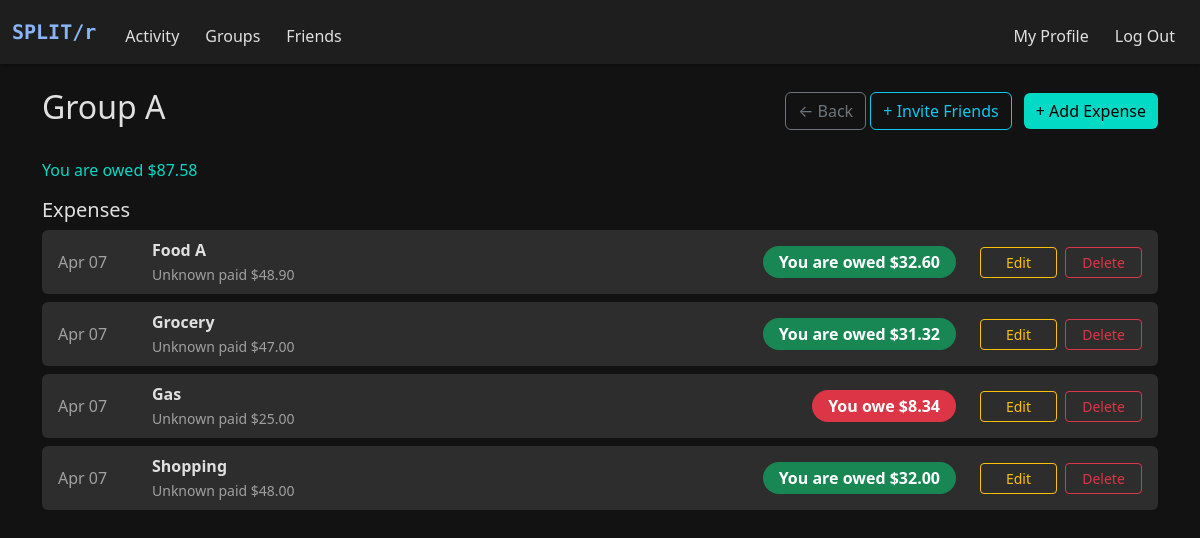
The page /group/3 (signed in) on the database its author committed.
### models.py (models this page shows, shortened)
class Group(db.Model):
    __tablename__ = "groups"
    id = db.Column(db.Integer, primary_key=True)
    name = db.Column(db.String(100), nullable=True)
    is_friend_group = db.Column(db.Boolean, default=False)
    users = db.relationship(
        "User", secondary="group_members", backref="groups")
    expenses = db.relationship("Expense", backref="group", lazy=True)
    def user_is_member(self, user_id):
        return any(user.id == user_id for user in self.users)
    def get_group_expenses(self):
        return (
            Expense.query.filter_by(group_id=self.id)
            .order_by(Expense.timestamp.desc())
            .all()
        )
    def get_user_balance(self, user_id):
        balance = 0.0
        for expense in self.expenses:
            for split in expense.splits:
                if split.user_id == user_id:
                    balance -= split.amount
            if expense.paid_by_id == user_id:
                balance += expense.amount
        return balance

class Expense(db.Model):
    __tablename__ = "expenses"
    id = db.Column(db.Integer, primary_key=True)
    description = db.Column(db.String(120))
    amount = db.Column(db.Float)
    paid_by_id = db.Column(db.Integer, db.ForeignKey("users.id"))
    group_id = db.Column(db.Integer, db.ForeignKey("groups.id"), nullable=True)
    timestamp = db.Column(db.DateTime, default=datetime.now)
    splits = db.relationship("ExpenseSplit", backref="expense", lazy=True)

class ExpenseSplit(db.Model):
    __tablename__ = "expense_split"
    id = db.Column(db.Integer, primary_key=True)
    expense_id = db.Column(db.Integer, db.ForeignKey("expenses.id"))
    user_id = db.Column(db.Integer, db.ForeignKey("users.id"))
    amount = db.Column(db.Float)

### app.py (the view)
@app.route('/group/<int:group_id>')
@login_required
def group_page(group_id):
    group = Group.query.get_or_404(group_id)
    current_user_id = session.get("user_id")
    if not group.user_is_member(current_user_id):
        flash("You do not have access to this group.", "danger")
        return redirect("/groups")
    expenses = group.get_group_expenses()
    balance = group.get_user_balance(current_user_id)
    return render_template(
        "group.html", group=group, expenses=expenses, balance=balance)

### helper.py (called while the page is built)
def login_required(f):
    @wraps(f)
    def decorated_function(*args, **kwargs):
        if "user_id" not in session:
            flash("You must be logged in to view this page.", "danger")
            return redirect("/login")
        return f(*args, **kwargs)
    return decorated_function

def currency(amount, currency_code=None):
    symbols = {
        "USD": "$",
        "EUR": "€",
        "INR": "₹",
        "GBP": "£",
        "JPY": "¥",
    }
    currency_code = (currency_code or
                     current_app.config.get("DEFAULT_CURRENCY", "USD")).upper()
    symbol = symbols.get(currency_code, "")
    return f"{symbol}{amount:,.2f}"

### templates/group.html (shortened to what this page needs)
{% extends "layout.html" %}
{% block main %}
<div class="container py-4">
    <div class="d-flex justify-content-between align-items-center mb-4">
        <h2>{{ group.name }}</h2>
        <div>
            <a href="/groups" class="btn btn-outline-secondary">← Back</a>
            <a href="{{ url_for('invite_friends', group_id=group.id) }}" class="btn btn-outline-info me-2">+ Invite Friends</a>
            <a href="{{ url_for('add_group_expense', group_id=group.id) }}" class="btn btn-success">+ Add Expense</a>
        </div>
    </div>
    {% if balance < 0 %}
        <p class="text-danger-custom">You owe {{ currency(-balance) }}</p>
    {% elif balance > 0 %}
        <p class="text-success-custom">You are owed {{ currency(balance) }}</p>
    {% else %}
        <p class="text-secondary-custom">All settled up in this group!</p>
    {% endif %}
    {% include "expense_list.html" %}
</div>
{% endblock %}

### templates/expense_list.html
<h5>Expenses</h5>
{% if expenses %}
    <ul class="list-unstyled">
        {% for expense in expenses %}
            {% set is_payer = expense.paid_by_id == session["user_id"] %}
            {% set user_split = expense.splits | selectattr("user_id", "equalto", session["user_id"]) | list %}
            {% set you_owe = user_split[0].amount if user_split else 0 %}
            {% set payer_name = expense.paid_by.name if expense.paid_by else "Unknown" %}
            <li class="mb-2 px-3 py-2 rounded" style="background-color: var(--dark-tertiary);">
                <div class="d-flex align-items-center justify-content-between flex-wrap gap-2">
                    <div class="text-muted-custom me-3" style="min-width: 70px; white-space: nowrap;">
                        {{ expense.timestamp.strftime('%b %d') }}
                    </div>
                    <div class="flex-grow-1 me-3">
                        <strong>{{ expense.description }}</strong><br>
                        <small class="text-muted-custom">{{ payer_name }} paid {{ currency(expense.amount) }}</small>
                    </div>
                    <div class="text-center me-3" style="white-space: nowrap;">
                        {% if is_payer %}
                            <span class="badge bg-success rounded-pill px-3 py-2 fs-6">You are owed {{ currency(expense.amount - you_owe) }}</span>
                        {% else %}
                            <span class="badge bg-danger rounded-pill px-3 py-2 fs-6">You owe {{ currency(you_owe) }}</span>
                        {% endif %}
                    </div>
                    <div class="row gx-2" style="min-width: 170px;">
                        <div class="col">
                            <a href="{{ url_for('edit_group_expense', group_id=group.id, expense_id=expense.id) }}"
                               class="btn btn-outline-warning btn-sm w-100">Edit</a>
                        </div>
                        <div class="col">
                            <form action="{{ url_for('delete_group_expense', group_id=group.id, expense_id=expense.id) }}"
                                  method="POST" onsubmit="return confirm('Delete this expense?');">
                                <button type="submit" class="btn btn-outline-danger btn-sm w-100">Delete</button>
                            </form>
                        </div>
                    </div>
                </div>
            </li>
        {% endfor %}
    </ul>
{% else %}
    <p class="text-muted-custom">No expenses added yet.</p>
{% endif %}

### static/style.css (style rules this page uses)
:root { --dark-bg: #121212; --dark-secondary: #1e1e1e; --dark-tertiary: #2d2d2d; --text-primary: #e0e0e0; --text-secondary: #a0a0a0; --accent-color: #8ab4f8; --danger-color: #cf6679; --success-color: #03dac6; }
html, body { height: 100%; margin: 0; padding: 0; background-color: var(--dark-bg); color: var(--text-primary); display: flex; flex-direction: column; }
body { background-color: var(--dark-bg); color: var(--text-primary); min-height: 100vh; display: flex; flex-direction: column; }
.text-success-custom { color: var(--success-color) !important; }
.text-muted-custom { color: var(--text-secondary) !important; }
.btn-primary, .btn-danger, .btn-success { border: none; }
.btn-success { background-color: var(--success-color); color: #000; }

### rows shown on the page
Group: name "Group A"
Expense: timestamp "Apr 07", description "Food A", payer_name "Unknown", amount "$48.90", currency(expense.amount-you_owe) "$32.60"
Expense: timestamp "Apr 07", description "Grocery", payer_name "Unknown", amount "$47.00", currency(expense.amount-you_owe) "$31.32"
Expense: timestamp "Apr 07", description "Gas", payer_name "Unknown", amount "$25.00"
ExpenseSplit: amount "$8.34"
Expense: timestamp "Apr 07", description "Shopping", payer_name "Unknown", amount "$48.00", currency(expense.amount-you_owe) "$32.00"

### other values the page prints
{{ currency(balance) }} "$87.58"
